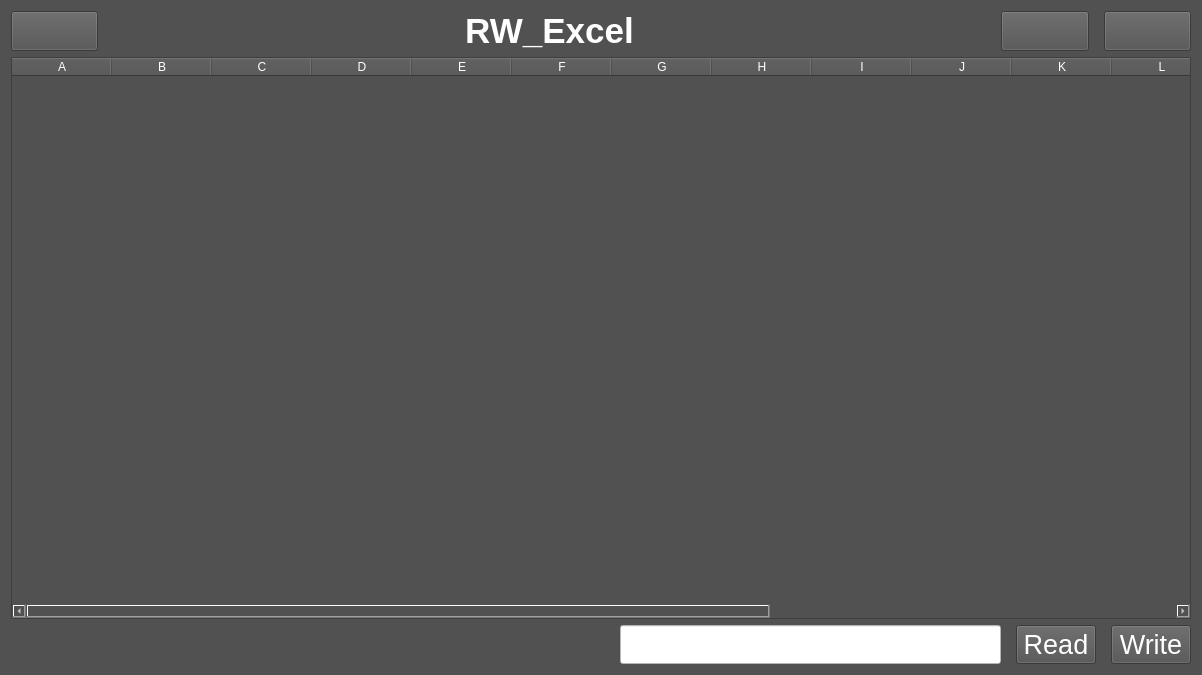
<?xml version="1.0" encoding="UTF-8"?>
<ui version="4.0">
 <class>wrexcelprocess</class>
 <widget class="QWidget" name="wrexcelprocess">
  <property name="geometry">
   <rect>
    <x>0</x>
    <y>0</y>
    <width>1202</width>
    <height>675</height>
   </rect>
  </property>
  <property name="windowTitle">
   <string>Form</string>
  </property>
  <property name="styleSheet">
   <string notr="true">color:#ffffff;
background-color: rgb(81, 81, 81);</string>
  </property>
  <layout class="QGridLayout" name="gridLayout_2">
   <item row="0" column="0">
    <layout class="QVBoxLayout" name="verticalLayout" stretch="1,20,1">
     <item>
      <widget class="QWidget" name="widget" native="true">
       <layout class="QGridLayout" name="gridLayout">
        <property name="leftMargin">
         <number>0</number>
        </property>
        <property name="topMargin">
         <number>0</number>
        </property>
        <property name="rightMargin">
         <number>0</number>
        </property>
        <property name="bottomMargin">
         <number>0</number>
        </property>
        <item row="0" column="0">
         <layout class="QHBoxLayout" name="horizontalLayout" stretch="1,10,1,1">
          <property name="spacing">
           <number>15</number>
          </property>
          <item>
           <widget class="QPushButton" name="BtnReturn">
            <property name="sizePolicy">
             <sizepolicy hsizetype="Expanding" vsizetype="Expanding">
              <horstretch>0</horstretch>
              <verstretch>0</verstretch>
             </sizepolicy>
            </property>
            <property name="styleSheet">
             <string notr="true">color:#FEFEFE;
background-color: rgb(81, 81, 81);</string>
            </property>
            <property name="text">
             <string/>
            </property>
           </widget>
          </item>
          <item>
           <widget class="QLabel" name="labTitle">
            <property name="sizePolicy">
             <sizepolicy hsizetype="Expanding" vsizetype="Expanding">
              <horstretch>0</horstretch>
              <verstretch>0</verstretch>
             </sizepolicy>
            </property>
            <property name="maximumSize">
             <size>
              <width>16777215</width>
              <height>16777215</height>
             </size>
            </property>
            <property name="font">
             <font>
              <pointsize>26</pointsize>
              <weight>75</weight>
              <bold>true</bold>
             </font>
            </property>
            <property name="styleSheet">
             <string notr="true">color:#FEFEFE;
background-color: rgb(81, 81, 81);</string>
            </property>
            <property name="text">
             <string>RW_Excel</string>
            </property>
            <property name="textFormat">
             <enum>Qt::PlainText</enum>
            </property>
            <property name="alignment">
             <set>Qt::AlignCenter</set>
            </property>
           </widget>
          </item>
          <item>
           <widget class="QPushButton" name="Btn_Edit">
            <property name="sizePolicy">
             <sizepolicy hsizetype="Expanding" vsizetype="Expanding">
              <horstretch>0</horstretch>
              <verstretch>0</verstretch>
             </sizepolicy>
            </property>
            <property name="styleSheet">
             <string notr="true">color:#FEFEFE;
background-color: rgb(81, 81, 81);</string>
            </property>
            <property name="text">
             <string/>
            </property>
           </widget>
          </item>
          <item>
           <widget class="QPushButton" name="Btn_Close">
            <property name="sizePolicy">
             <sizepolicy hsizetype="Expanding" vsizetype="Expanding">
              <horstretch>0</horstretch>
              <verstretch>0</verstretch>
             </sizepolicy>
            </property>
            <property name="styleSheet">
             <string notr="true">color:#FEFEFE;
background-color: rgb(81, 81, 81);</string>
            </property>
            <property name="text">
             <string/>
            </property>
           </widget>
          </item>
         </layout>
        </item>
       </layout>
      </widget>
     </item>
     <item>
      <widget class="QTableWidget" name="tableWidget">
       <column>
        <property name="text">
         <string>A</string>
        </property>
       </column>
       <column>
        <property name="text">
         <string>B</string>
        </property>
       </column>
       <column>
        <property name="text">
         <string>C</string>
        </property>
       </column>
       <column>
        <property name="text">
         <string>D</string>
        </property>
       </column>
       <column>
        <property name="text">
         <string>E</string>
        </property>
       </column>
       <column>
        <property name="text">
         <string>F</string>
        </property>
       </column>
       <column>
        <property name="text">
         <string>G</string>
        </property>
       </column>
       <column>
        <property name="text">
         <string>H</string>
        </property>
       </column>
       <column>
        <property name="text">
         <string>I</string>
        </property>
       </column>
       <column>
        <property name="text">
         <string>J</string>
        </property>
       </column>
       <column>
        <property name="text">
         <string>K</string>
        </property>
       </column>
       <column>
        <property name="text">
         <string>L</string>
        </property>
       </column>
       <column>
        <property name="text">
         <string>M</string>
        </property>
       </column>
       <column>
        <property name="text">
         <string>N</string>
        </property>
       </column>
       <column>
        <property name="text">
         <string>O</string>
        </property>
       </column>
       <column>
        <property name="text">
         <string>P</string>
        </property>
       </column>
       <column>
        <property name="text">
         <string>Q</string>
        </property>
       </column>
      </widget>
     </item>
     <item>
      <layout class="QHBoxLayout" name="horizontalLayout_2" stretch="8,5,1,1">
       <property name="spacing">
        <number>15</number>
       </property>
       <item>
        <spacer name="horizontalSpacer">
         <property name="orientation">
          <enum>Qt::Horizontal</enum>
         </property>
         <property name="sizeHint" stdset="0">
          <size>
           <width>40</width>
           <height>20</height>
          </size>
         </property>
        </spacer>
       </item>
       <item>
        <widget class="QLineEdit" name="lineEdit">
         <property name="sizePolicy">
          <sizepolicy hsizetype="Expanding" vsizetype="Preferred">
           <horstretch>0</horstretch>
           <verstretch>0</verstretch>
          </sizepolicy>
         </property>
         <property name="font">
          <font>
           <pointsize>16</pointsize>
          </font>
         </property>
         <property name="styleSheet">
          <string notr="true">background-color: rgb(255, 255, 255);
color: rgb(81, 81, 81);</string>
         </property>
         <property name="text">
          <string/>
         </property>
        </widget>
       </item>
       <item>
        <widget class="QPushButton" name="readexcel">
         <property name="sizePolicy">
          <sizepolicy hsizetype="Preferred" vsizetype="Preferred">
           <horstretch>0</horstretch>
           <verstretch>0</verstretch>
          </sizepolicy>
         </property>
         <property name="font">
          <font>
           <pointsize>20</pointsize>
          </font>
         </property>
         <property name="text">
          <string>Read</string>
         </property>
        </widget>
       </item>
       <item>
        <widget class="QPushButton" name="writeexcel">
         <property name="sizePolicy">
          <sizepolicy hsizetype="Preferred" vsizetype="Preferred">
           <horstretch>0</horstretch>
           <verstretch>0</verstretch>
          </sizepolicy>
         </property>
         <property name="font">
          <font>
           <pointsize>20</pointsize>
          </font>
         </property>
         <property name="text">
          <string>Write</string>
         </property>
        </widget>
       </item>
      </layout>
     </item>
    </layout>
   </item>
  </layout>
 </widget>
 <resources/>
 <connections/>
</ui>
